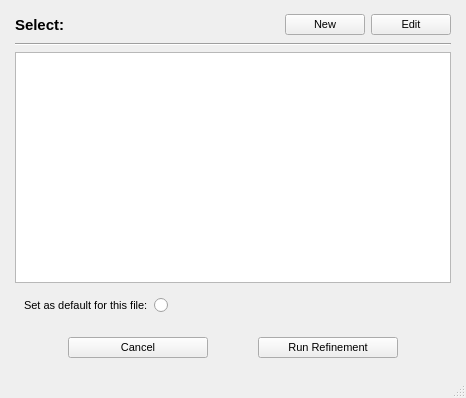
<?xml version="1.0" encoding="UTF-8"?>
<ui version="4.0">
 <class>SelectSetting_Window</class>
 <widget class="QMainWindow" name="SelectSetting_Window">
  <property name="geometry">
   <rect>
    <x>0</x>
    <y>0</y>
    <width>466</width>
    <height>398</height>
   </rect>
  </property>
  <property name="maximumSize">
   <size>
    <width>1500</width>
    <height>16777215</height>
   </size>
  </property>
  <property name="font">
   <font>
    <pointsize>8</pointsize>
    <weight>50</weight>
    <bold>false</bold>
   </font>
  </property>
  <property name="windowTitle">
   <string>MainWindow</string>
  </property>
  <widget class="QWidget" name="main_widget">
   <layout class="QVBoxLayout" name="main_verticalLayout">
    <property name="leftMargin">
     <number>15</number>
    </property>
    <property name="rightMargin">
     <number>15</number>
    </property>
    <item>
     <widget class="QWidget" name="title_widget" native="true">
      <layout class="QHBoxLayout" name="title_horizontalLayout">
       <property name="leftMargin">
        <number>0</number>
       </property>
       <property name="topMargin">
        <number>5</number>
       </property>
       <property name="rightMargin">
        <number>0</number>
       </property>
       <property name="bottomMargin">
        <number>2</number>
       </property>
       <item>
        <widget class="QLabel" name="title_label">
         <property name="minimumSize">
          <size>
           <width>0</width>
           <height>20</height>
          </size>
         </property>
         <property name="font">
          <font>
           <pointsize>11</pointsize>
           <weight>75</weight>
           <bold>true</bold>
          </font>
         </property>
         <property name="text">
          <string>Select:</string>
         </property>
         <property name="indent">
          <number>-1</number>
         </property>
        </widget>
       </item>
       <item>
        <widget class="QPushButton" name="new_pushButton">
         <property name="sizePolicy">
          <sizepolicy hsizetype="Fixed" vsizetype="Fixed">
           <horstretch>0</horstretch>
           <verstretch>0</verstretch>
          </sizepolicy>
         </property>
         <property name="text">
          <string>New</string>
         </property>
        </widget>
       </item>
       <item>
        <widget class="QPushButton" name="edit_pushButton">
         <property name="sizePolicy">
          <sizepolicy hsizetype="Fixed" vsizetype="Fixed">
           <horstretch>0</horstretch>
           <verstretch>0</verstretch>
          </sizepolicy>
         </property>
         <property name="text">
          <string>Edit</string>
         </property>
        </widget>
       </item>
      </layout>
     </widget>
    </item>
    <item>
     <widget class="Line" name="title_line">
      <property name="orientation">
       <enum>Qt::Horizontal</enum>
      </property>
     </widget>
    </item>
    <item>
     <widget class="QTableWidget" name="setting_tableWidget">
      <property name="editTriggers">
       <set>QAbstractItemView::DoubleClicked|QAbstractItemView::EditKeyPressed</set>
      </property>
      <property name="dragEnabled">
       <bool>true</bool>
      </property>
      <property name="dragDropMode">
       <enum>QAbstractItemView::NoDragDrop</enum>
      </property>
      <property name="defaultDropAction">
       <enum>Qt::IgnoreAction</enum>
      </property>
      <property name="alternatingRowColors">
       <bool>true</bool>
      </property>
      <property name="selectionMode">
       <enum>QAbstractItemView::SingleSelection</enum>
      </property>
      <property name="rowCount">
       <number>0</number>
      </property>
      <property name="columnCount">
       <number>1</number>
      </property>
      <attribute name="horizontalHeaderVisible">
       <bool>false</bool>
      </attribute>
      <attribute name="horizontalHeaderDefaultSectionSize">
       <number>250</number>
      </attribute>
      <attribute name="horizontalHeaderStretchLastSection">
       <bool>true</bool>
      </attribute>
      <attribute name="verticalHeaderCascadingSectionResizes">
       <bool>false</bool>
      </attribute>
      <attribute name="verticalHeaderShowSortIndicator" stdset="0">
       <bool>false</bool>
      </attribute>
      <attribute name="verticalHeaderStretchLastSection">
       <bool>false</bool>
      </attribute>
      <column/>
     </widget>
    </item>
    <item>
     <widget class="QWidget" name="default_widget" native="true">
      <layout class="QFormLayout" name="formLayout">
       <item row="0" column="0">
        <widget class="QLabel" name="default_label">
         <property name="sizePolicy">
          <sizepolicy hsizetype="Preferred" vsizetype="Preferred">
           <horstretch>0</horstretch>
           <verstretch>0</verstretch>
          </sizepolicy>
         </property>
         <property name="text">
          <string>Set as default for this file:</string>
         </property>
        </widget>
       </item>
       <item row="0" column="1">
        <widget class="QRadioButton" name="default_radioButton">
         <property name="text">
          <string/>
         </property>
        </widget>
       </item>
      </layout>
     </widget>
    </item>
    <item>
     <widget class="QWidget" name="button_widget" native="true">
      <layout class="QGridLayout" name="button_gridLayout">
       <property name="verticalSpacing">
        <number>20</number>
       </property>
       <item row="1" column="0">
        <widget class="QPushButton" name="cancel_pushButton">
         <property name="maximumSize">
          <size>
           <width>140</width>
           <height>16777215</height>
          </size>
         </property>
         <property name="text">
          <string>Cancel</string>
         </property>
        </widget>
       </item>
       <item row="1" column="1">
        <widget class="QPushButton" name="run_pushButton">
         <property name="maximumSize">
          <size>
           <width>140</width>
           <height>16777215</height>
          </size>
         </property>
         <property name="text">
          <string>Run Refinement</string>
         </property>
        </widget>
       </item>
      </layout>
     </widget>
    </item>
   </layout>
  </widget>
  <widget class="QStatusBar" name="statusbar"/>
 </widget>
 <tabstops>
  <tabstop>run_pushButton</tabstop>
  <tabstop>cancel_pushButton</tabstop>
 </tabstops>
 <resources/>
 <connections>
  <connection>
   <sender>cancel_pushButton</sender>
   <signal>clicked()</signal>
   <receiver>SelectSetting_Window</receiver>
   <slot>close()</slot>
   <hints>
    <hint type="sourcelabel">
     <x>91</x>
     <y>366</y>
    </hint>
    <hint type="destinationlabel">
     <x>232</x>
     <y>206</y>
    </hint>
   </hints>
  </connection>
 </connections>
</ui>
